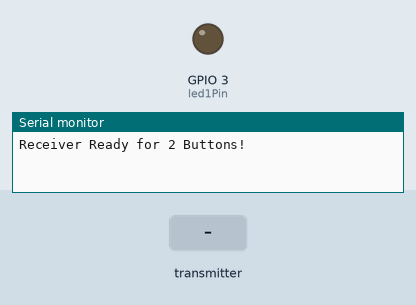
Bench run of a sketch on a simulated ESP32. On the bench: output pins drawn as LEDs (lit = HIGH), the last lines printed to the serial monitor. Dashed ring = blinking. The test bench sets the inputs (shaded band). WiFi joins after 1.5 s; servers stay silent unless stated.

Above: at 2.7 s.
2.8 s: the transmitter starts sending command = 1
At 3.05 s:
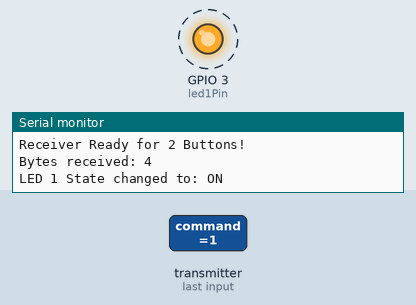
5.8 s: the transmitter starts sending command = 0
At 6.6 s:
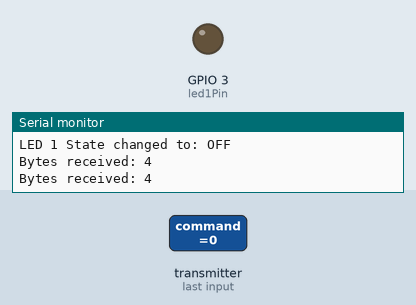
Timing chart, 0 to 8.8 s (numbered marks = the images above; inputs shaded):
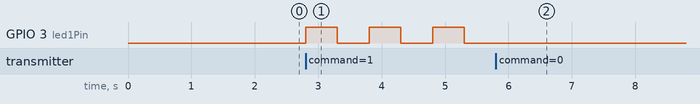

The sketch:

Rub.ino
```cpp
#include <esp_now.h>
#include <WiFi.h>

const int led1Pin = 3; // LED ตัวที่ 1 ต่อที่ขา GPIO 13
//const int led2Pin = 12; // LED ตัวที่ 2 ต่อที่ขา GPIO 12

bool led1State = LOW;
//bool led2State = LOW;
unsigned long lastReceiveTime = 0;

typedef struct struct_message {
  int command;
} struct_message;

struct_message myData;

void OnDataRecv(const esp_now_recv_info_t *info, const uint8_t *incomingData, int len) {
  memcpy(&myData, incomingData, sizeof(myData));

  if (millis() - lastReceiveTime < 200) {
    return;
  }
  lastReceiveTime = millis();

  Serial.print("Bytes received: ");
  Serial.println(len);

  // ตรวจสอบคำสั่งที่ส่งมาจากปุ่มแต่ละตัว
  if (myData.command == 1) {
    led1State = !led1State;
    digitalWrite(led1Pin, led1State);
    Serial.print("LED 1 State changed to: ");
    Serial.println(led1State ? "ON" : "OFF");
  }
  /*else if (myData.command == 2) {
    led2State = !led2State;
    digitalWrite(led2Pin, led2State);
    Serial.print("LED 2 State changed to: ");
    Serial.println(led2State ? "ON" : "OFF");
  }*/
}

void setup() {
  Serial.begin(115200);
  delay(1000);

  pinMode(led1Pin, OUTPUT);
 // pinMode(led2Pin, OUTPUT);

  // ตั้งค่าสถานะเริ่มต้นเป็นปิดทั้งหมด
  digitalWrite(led1Pin, LOW);
 // digitalWrite(led2Pin, LOW);

  WiFi.mode(WIFI_STA);
  WiFi.begin();
  delay(500);

  if (esp_now_init() != ESP_OK) {
    Serial.println("Error initializing ESP-NOW");
    return;
  }

  esp_now_register_recv_cb(OnDataRecv);
  Serial.println("Receiver Ready for 2 Buttons!");
}

void loop() {
}
```

Measured:
- after the input at 2.8 s, GPIO 3 (led1Pin): alternates HIGH for 0.50 s and LOW for 0.50 s, starting at once
- after the input at 5.8 s, GPIO 3 (led1Pin): stops changing and stays LOW
